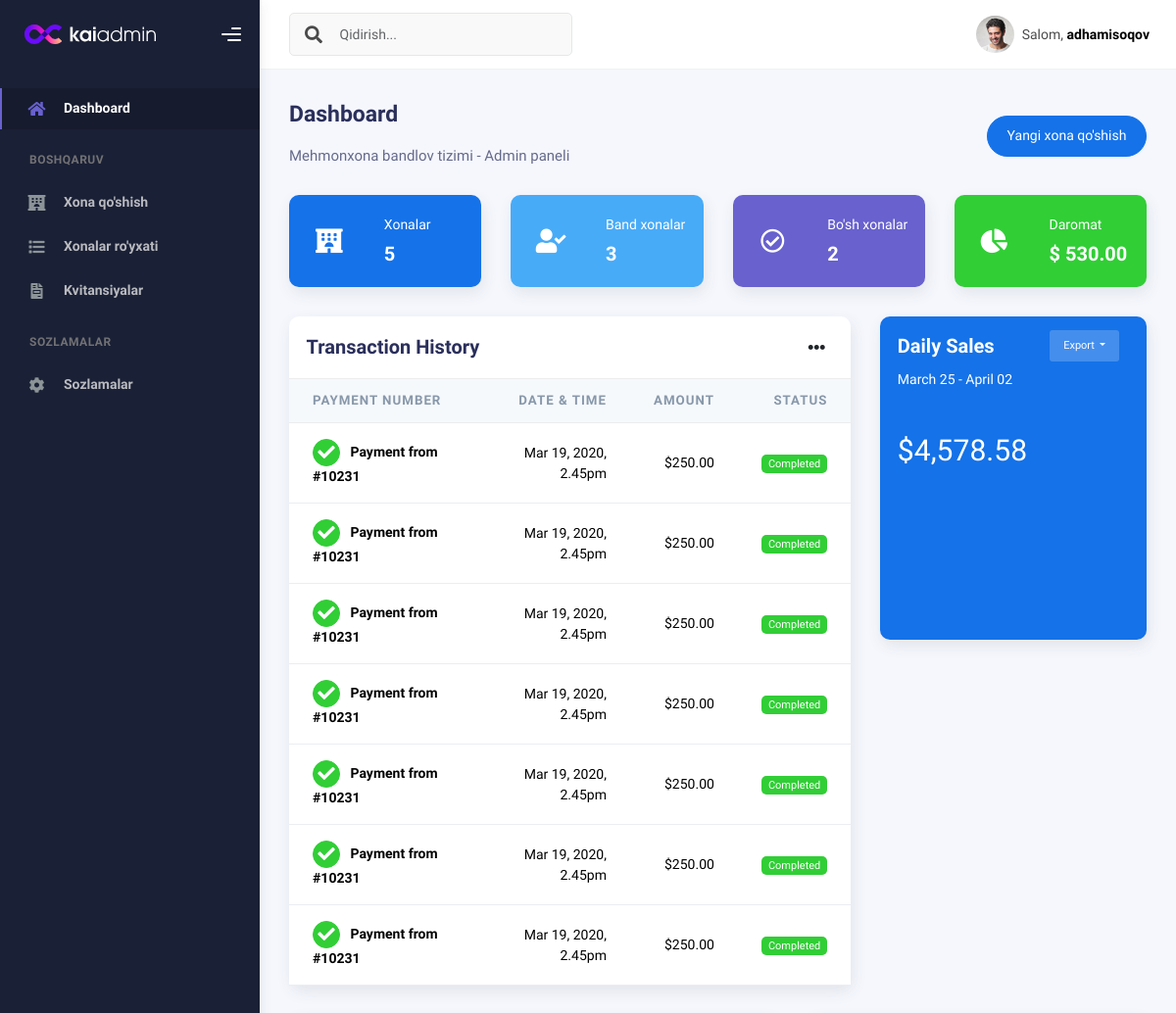
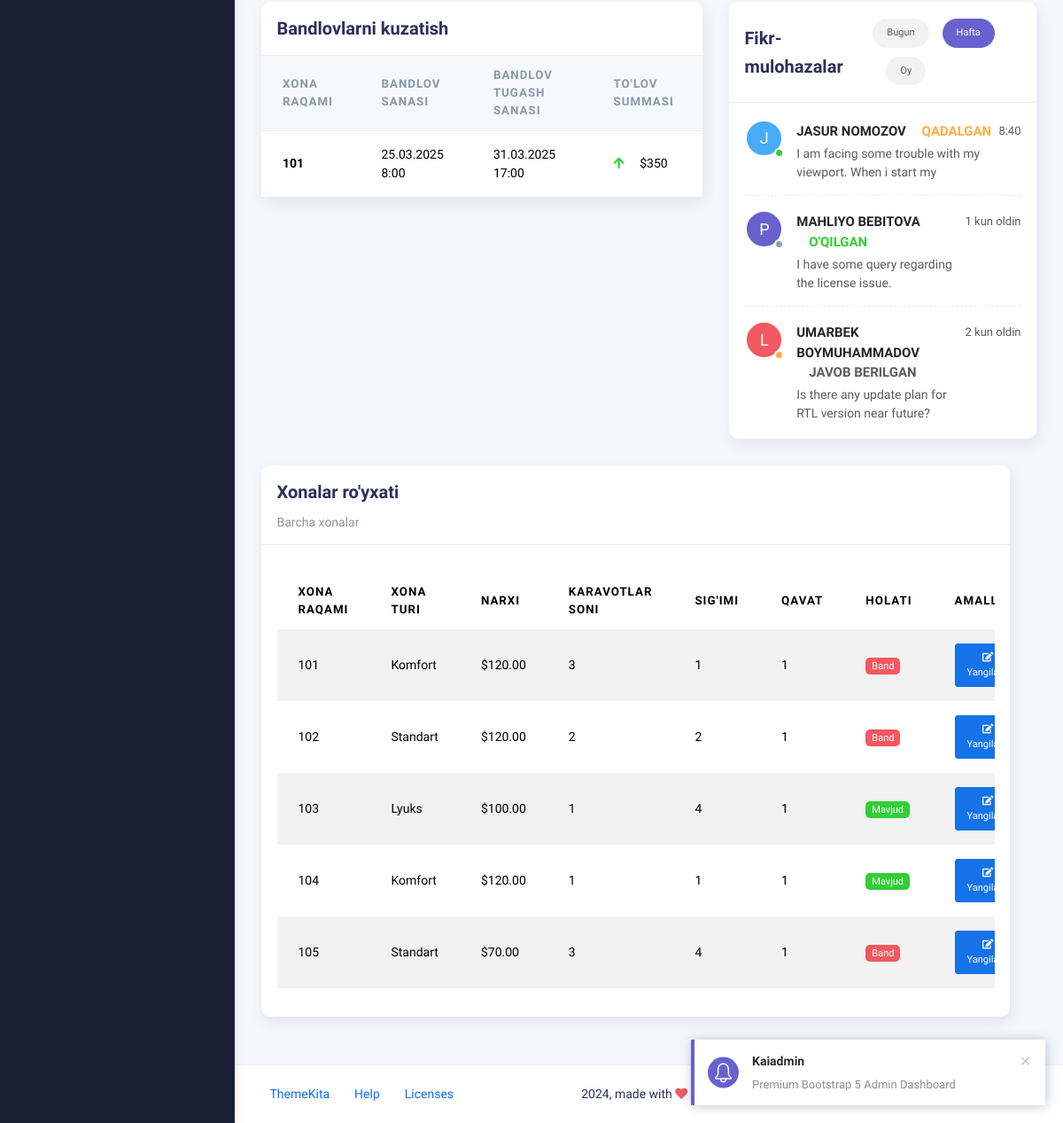
The app's page /panel/dashboard/ (signed in), older data (2 pictures, top to bottom).
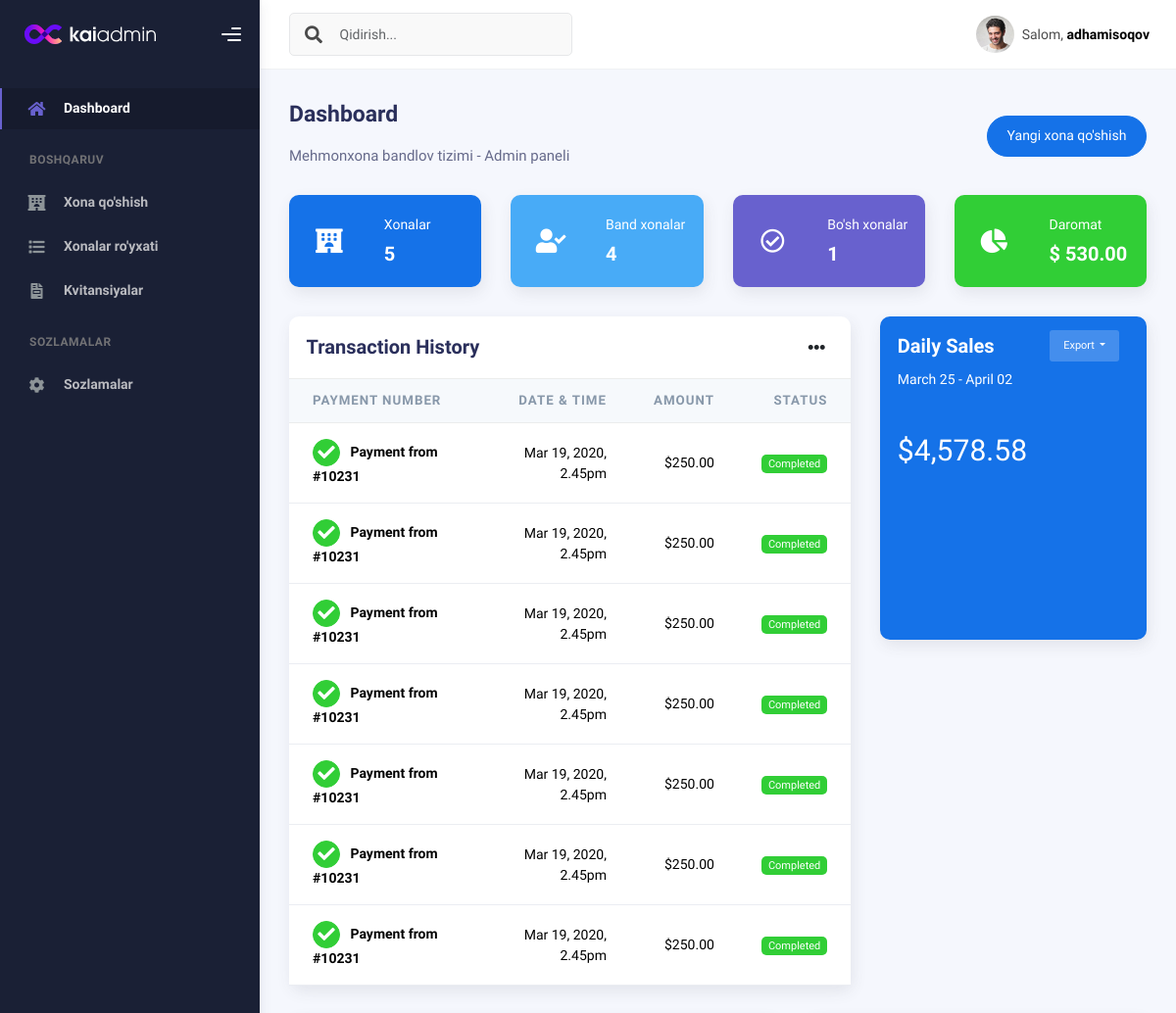
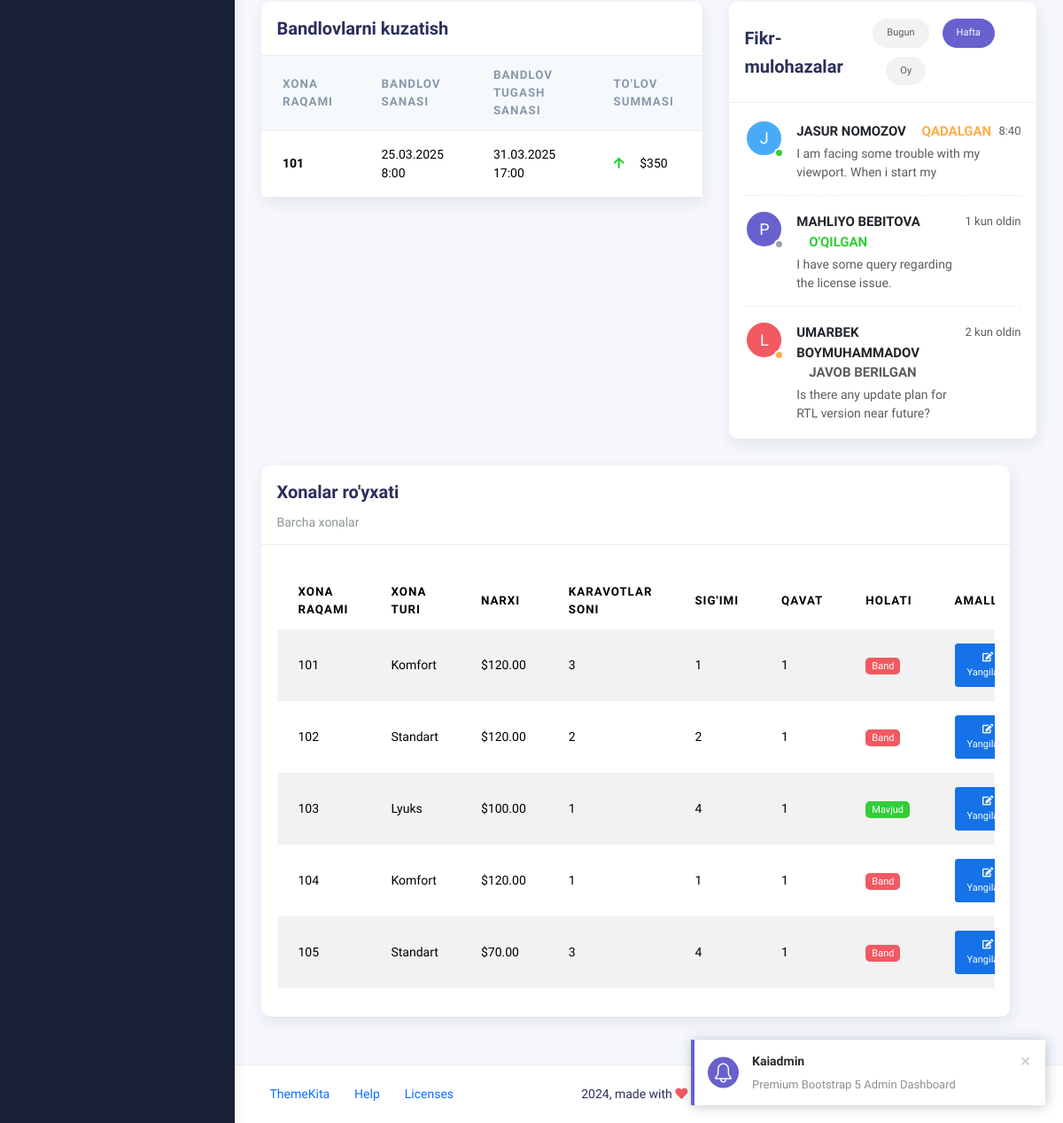
The same page, newer data (2 pictures, top to bottom).
### admin_panel/models.py (models this page shows, shortened)
class Room(models.Model):
    ROOM_TYPES = [
        ("ST", "Standart"),
        ("CF", "Komfort"),
        ("LX", "Lyuks"),
    ]
    room_number = models.CharField(max_length=10, verbose_name="Xona raqami", unique=True)
    room_type = models.CharField(
        max_length=2,
        choices=ROOM_TYPES,
        default="ST",
        verbose_name="Xona turi"
    )
    price = models.DecimalField(
        max_digits=10,
        decimal_places=2,
        verbose_name="Narxi",
        default=0.00
    )
    beds = models.IntegerField(
        validators=[MinValueValidator(1)],
        verbose_name="Karavotlar soni",
        default=1
    )
    capacity = models.IntegerField(
        validators=[MinValueValidator(1)],
        verbose_name="Sig'imi",
        default=1
    )
    floor = models.IntegerField(
        validators=[MinValueValidator(1)],
        verbose_name="Qavat",
        default=1
    )
    description = models.TextField(
        verbose_name="Tavsif",
        blank=True,
        null=True
    )
    has_breakfast = models.BooleanField(
        default=False,
        verbose_name="Nonushta"
    )
    has_wifi = models.BooleanField(
        default=False,
        verbose_name="Wi-Fi"
    )
    has_tv = models.BooleanField(
        default=False,
        verbose_name="Televizor"
    )
    has_ac = models.BooleanField(
        default=False,
        verbose_name="Konditsioner"
    )
    has_minibar = models.BooleanField(
        default=False,
        verbose_name="Minibar"
    )
    has_safe = models.BooleanField(
        default=False,
        verbose_name="Seif"
    )
    has_bathroom = models.BooleanField(
        default=False,
        verbose_name="Hammom"
    )
    is_available = models.BooleanField(
        default=True,
        verbose_name="Mavjud"
    )
    created_at = models.DateTimeField(
        auto_now_add=True,
        verbose_name="Yaratilgan vaqti"
    )
    class Meta:
        verbose_name = "Xona"
        verbose_name_plural = "Xonalar"
        ordering = ['room_number']

### admin_panel/views.py (the view)
# urls.py: path("dashboard/", views.dashboard, name="dashboard"),
@login_required(login_url='login')
def dashboard(request):
    rooms = Room.objects.all()
    total_rooms = rooms.count()
    available_rooms = rooms.filter(is_available=True).count()
    booked_rooms = rooms.filter(is_available=False).count()
    total_income = sum(room.price for room in rooms)
    return render(request, 'admin_panel/dashboard.html', {
        'rooms': rooms,
        'total_rooms': total_rooms,
        'available_rooms': available_rooms,
        'booked_rooms': booked_rooms,
        'total_income': total_income
    })

### admin_panel/templates/admin_panel/dashboard.html (shortened to what the changed rows need)
{% load static %}
{% include 'admin_panel/assets/head.html' %}
{% include 'admin_panel/assets/navbar.html' %}
            <div class="row">
              <div class="col-sm-6 col-md-3">
                <div class="card card-stats card-info card-round">
                  <div class="card-body">
                    <div class="row">
                      <div class="col-7 col-stats">
                        <div class="numbers">
                          <p class="card-category">Band xonalar</p>
                          <h4 class="card-title">{{ booked_rooms }}</h4>
                        </div>
                      </div>
                    </div>
                  </div>
                </div>
              </div>
              <div class="col-sm-6 col-md-3">
                <div class="card card-stats card-secondary card-round">
                  <div class="card-body">
                    <div class="row">
                      <div class="col-7 col-stats">
                        <div class="numbers">
                          <p class="card-category">Bo'sh xonalar</p>
                          <h4 class="card-title">{{ available_rooms }}</h4>
                        </div>
                      </div>
                    </div>
                  </div>
                </div>
              </div>
            </div>
            <div class="row">
              <div class="col-md-8">
                <div class="card card-round">
                  <div class="card-body p-0">
                    <div class="table-responsive">
                      <table class="table align-items-center mb-0">
                        <thead class="thead-light">
                          <tr>
                            <th scope="col">Payment Number</th>
                            <th scope="col" class="text-end">Date &amp; Time</th>
                            <th scope="col" class="text-end">Amount</th>
                            <th scope="col" class="text-end">Status</th>
                          </tr>
                        </thead>
                        <tbody>
                          <tr>
                            <th scope="row">
                              <button class="btn btn-icon btn-round btn-success btn-sm me-2">
                                <i class="fa fa-check"></i>
                              </button>
                              Payment from #10231
                            </th>
                          </tr>
                          <tr>
                            <th scope="row">
                              <button class="btn btn-icon btn-round btn-success btn-sm me-2">
                                <i class="fa fa-check"></i>
                              </button>
                              Payment from #10231
                            </th>
                          </tr>
                          <tr>
                            <th scope="row">
                              <button class="btn btn-icon btn-round btn-success btn-sm me-2">
                                <i class="fa fa-check"></i>
                              </button>
                              Payment from #10231
                            </th>
                          </tr>
                          <tr>
                            <th scope="row">
                              <button class="btn btn-icon btn-round btn-success btn-sm me-2">
                                <i class="fa fa-check"></i>
                              </button>
                              Payment from #10231
                            </th>
                          </tr>
                          <tr>
                            <th scope="row">
                              <button class="btn btn-icon btn-round btn-success btn-sm me-2">
                                <i class="fa fa-check"></i>
                              </button>
                              Payment from #10231
                            </th>
                          </tr>
                          <tr>
                            <th scope="row">
                              <button class="btn btn-icon btn-round btn-success btn-sm me-2">
                                <i class="fa fa-check"></i>
                              </button>
                              Payment from #10231
                            </th>
                          </tr>
                          <tr>
                            <th scope="row">
                              <button class="btn btn-icon btn-round btn-success btn-sm me-2">
                                <i class="fa fa-check"></i>
                              </button>
                              Payment from #10231
                            </th>
                          </tr>
                        </tbody>
                      </table>
                    </div>
                  </div>
                </div>
              </div>
              <div class="col-md-4">
                <div class="card card-primary card-round">
                  <div class="card-body pb-0">
                    <div class="mb-4 mt-2">
                      <h1>$4,578.58</h1>
                    </div>
                  </div>
                </div>
              </div>
            </div>
            <div class="row">
              <div class="col-md-7">
                <div class="card">
                  <div class="card-body p-0">
                    <div class="table-responsive">
                      <table class="table align-items-center mb-0">
                        <thead class="thead-light">
                          <tr>
                            <th scope="col">Xona raqami</th>
                            <th scope="col">bandlov sanasi</th>
                            <th scope="col">bandlov tugash sanasi</th>
                            <th scope="col">To'lov summasi</th>
                          </tr>
                        </thead>
                        <tbody>
                          <tr>
                            <th scope="row">101</th>
                          </tr>
                        </tbody>
                      </table>
                    </div>
                  </div>
                </div>
              </div>
            <div class="row">
                <div class="col-md-12">
                    <div class="card">
                        <div class="card-body">
                            <div class="table-responsive">
                                <table class="table table-striped mt-3">
                                    <thead>
                                        <tr>
                                            <th>Xona raqami</th>
                                            <th>Xona turi</th>
                                            <th>Narxi</th>
                                            <th>Karavotlar soni</th>
                                            <th>Sig'imi</th>
                                            <th>Qavat</th>
                                            <th>Holati</th>
                                            <th>Amallar</th>
                                        </tr>
                                    </thead>
                                    <tbody>
                                        {% for room in rooms %}
                                        <tr>
                                            <td>{{ room.room_number }}</td>
                                            <td>{{ room.get_room_type_display }}</td>
                                            <td>${{ room.price }}</td>
                                            <td>{{ room.beds }}</td>
                                            <td>{{ room.capacity }}</td>
                                            <td>{{ room.floor }}</td>
                                            <td>
                                                {% if room.is_available %}
                                                <span class="badge badge-success">Mavjud</span>
                                                {% else %}
                                                <span class="badge badge-danger">Band</span>
                                                {% endif %}
                                            </td>
                                            <td>
                                                <a href="{% url 'update_room' room.id %}" class="btn btn-primary btn-sm">
                                                    <i class="fas fa-edit"></i> Yangilash
                                                </a>
                                            </td>
                                        </tr>
                                        {% empty %}
                                        <tr>
                                            <td colspan="8" class="text-center">Xonalar mavjud emas</td>
                                        </tr>
                                        {% endfor %}
                                    </tbody>
                                </table>
                            </div>
                        </div>
                    </div>
                </div>
            </div>
{% include 'admin_panel/assets/footer.html' %}

Row changes from the older to the newer data that the page shows:
changed Room (number 4 of 5 on the later page): is_available "Mavjud" → "Band"
Text that changed along with them:
{{ booked_rooms }}: "3" → "4"
{{ available_rooms }}: "2" → "1"
